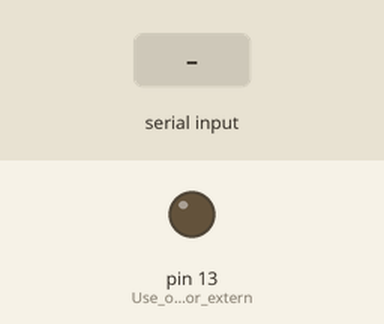
This sketch was run on a simulated Arduino Uno, built with avr-gcc and run on an emulated ATmega328P. Parts: output pins drawn as LEDs (lit = HIGH). The test bench sets the inputs (shaded band).

Above: at 1.2 s.
1.3 s: "1" received over Serial
At 1.45 s:
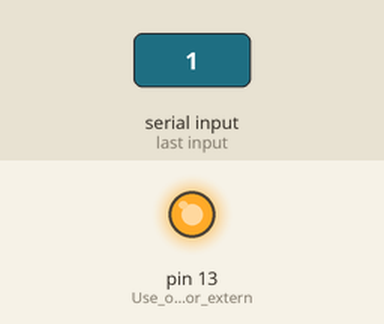
Timing chart, 0 to 4.3 s (numbered marks = the images above; inputs shaded):
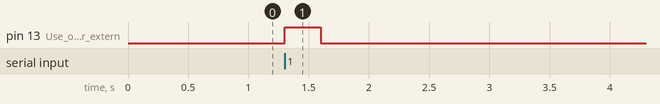

Measured:
- after the input at 1.3 s, pin 13 (Use_onboard_LED_or_extern): LOW → HIGH at once, → LOW 0.30 s later

The sketch:

sketch_jun23a.ino
```cpp
// Arduino Sketch
void setup() {
  pinMode(13, OUTPUT);  // Use onboard LED or external LED at pin 13
  Serial.begin(9600);
}

void loop() {
  if (Serial.available() > 0) {
    char signal = Serial.read();
    if (signal == '1') {
      digitalWrite(13, HIGH);  // Turn LED on
      delay(300);              // Wait 300ms
      digitalWrite(13, LOW);   // Turn LED off
    }
  }
}
```
